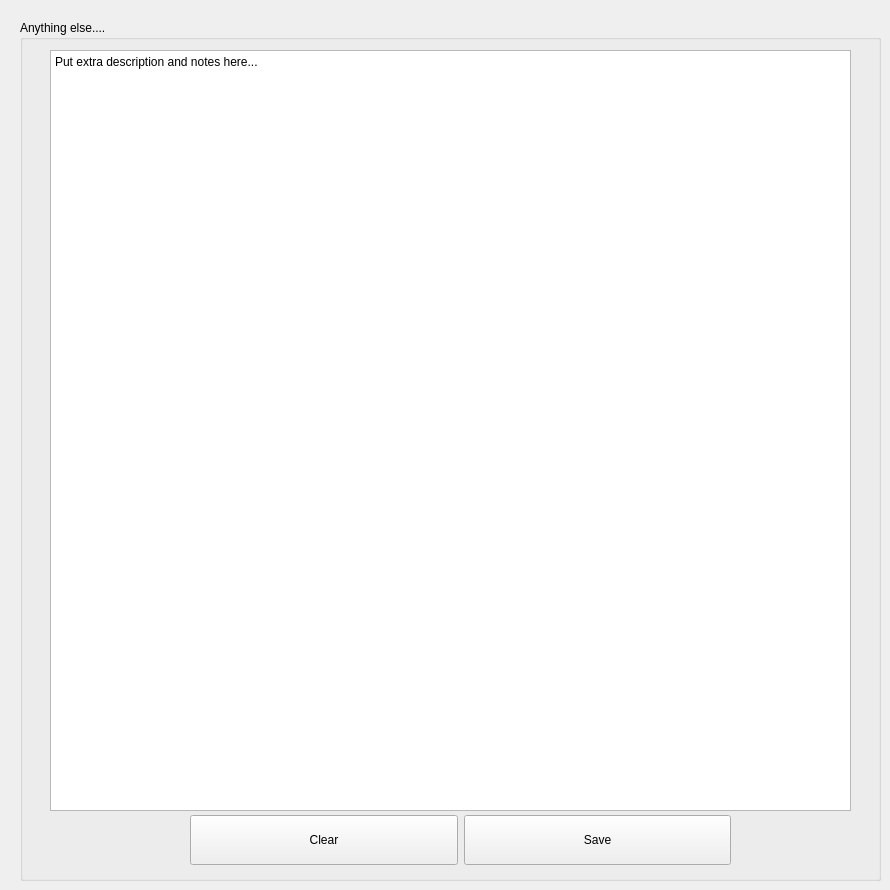
           <widget class="QWidget" name="tab">
            <attribute name="title">
             <string>Misc Data</string>
            </attribute>
            <widget class="QGroupBox" name="misc_group_box">
             <property name="geometry">
              <rect>
               <x>20</x>
               <y>20</y>
               <width>861</width>
               <height>861</height>
              </rect>
             </property>
             <property name="title">
              <string>Anything else....</string>
             </property>
             <widget class="QPlainTextEdit" name="misc_description_box">
              <property name="geometry">
               <rect>
                <x>30</x>
                <y>30</y>
                <width>801</width>
                <height>761</height>
               </rect>
              </property>
              <property name="plainText">
               <string>Put extra description and notes here...</string>
              </property>
             </widget>
             <widget class="QWidget" name="horizontalLayoutWidget_19">
              <property name="geometry">
               <rect>
                <x>170</x>
                <y>790</y>
                <width>541</width>
                <height>61</height>
               </rect>
              </property>
              <layout class="QHBoxLayout" name="misc_button_hor_layout">
               <item>
                <widget class="QPushButton" name="misc_clear_button">
                 <property name="minimumSize">
                  <size>
                   <width>0</width>
                   <height>50</height>
                  </size>
                 </property>
                 <property name="text">
                  <string>Clear</string>
                 </property>
                </widget>
               </item>
               <item>
                <widget class="QPushButton" name="misc_save_button">
                 <property name="minimumSize">
                  <size>
                   <width>0</width>
                   <height>50</height>
                  </size>
                 </property>
                 <property name="text">
                  <string>Save</string>
                 </property>
                </widget>
               </item>
              </layout>
             </widget>
            </widget>
           </widget>
